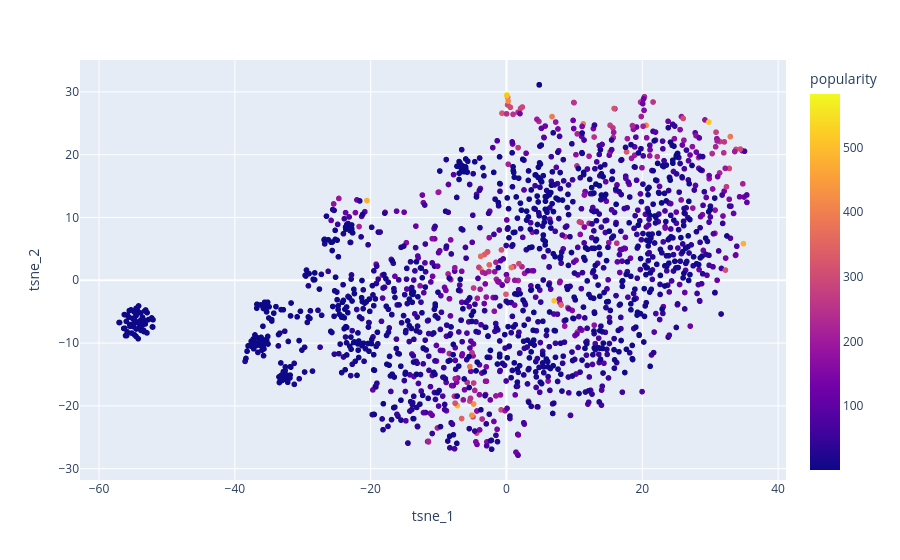

The cell this chart's notebook holds for it:
### Code cell
import plotly.express as px
import pandas as pd

tsne_df = pd.DataFrame(item_tsne, columns=["tsne_1", "tsne_2"])
tsne_df["item_id"] = np.arange(item_tsne.shape[0])
tsne_df = tsne_df.merge(items.reset_index())

px.scatter(tsne_df, x="tsne_1", y="tsne_2",
           color="popularity",
           hover_data=["item_id", "title", "popularity"])

### Figure 1 — Plotly figure (JSON) as saved in the notebook; plotly's stock layout.template omitted (floating-point values rounded to 4 significant figures; data arrays with more than 128 entries replaced by an {"elided": "..."} marker saying what was removed)
{"data": [{"customdata": {"elided": "1682x3 mixed values"}, "hovertemplate": "tsne_1=%{x}<br>tsne_2=%{y}<br>item_id=%{customdata[0]}<br>title=%{customdata[1]}<br>popularity=%{marker.color}<extra></extra>", "legendgroup": "", "marker": {"color": {"elided": "1682 int values"}, "coloraxis": "coloraxis", "symbol": "circle"}, "mode": "markers", "name": "", "showlegend": false, "type": "scattergl", "x": {"elided": "1682 float values"}, "xaxis": "x", "y": {"elided": "1682 float values"}, "yaxis": "y"}], "layout": {"coloraxis": {"colorbar": {"title": {"text": "popularity"}}, "colorscale": [[0, "#0d0887"], [0.1111, "#46039f"], [0.2222, "#7201a8"], [0.3333, "#9c179e"], [0.4444, "#bd3786"], [0.5556, "#d8576b"], [0.6667, "#ed7953"], [0.7778, "#fb9f3a"], [0.8889, "#fdca26"], [1, "#f0f921"]]}, "legend": {"tracegroupgap": 0}, "margin": {"t": 60}, "xaxis": {"anchor": "y", "domain": [0, 1], "title": {"text": "tsne_1"}}, "yaxis": {"anchor": "x", "domain": [0, 1], "title": {"text": "tsne_2"}}}}
